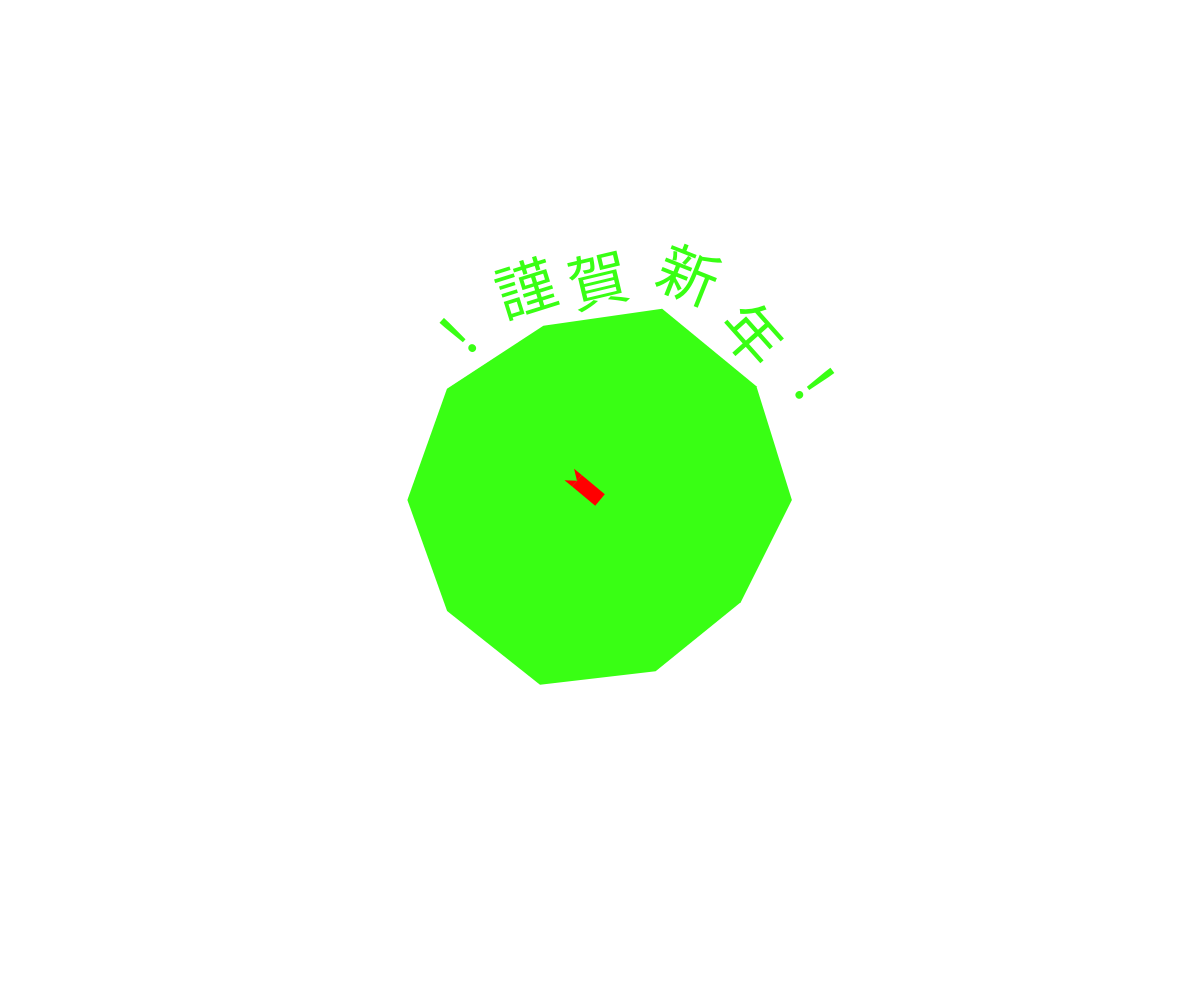
Frame 1 (no input)
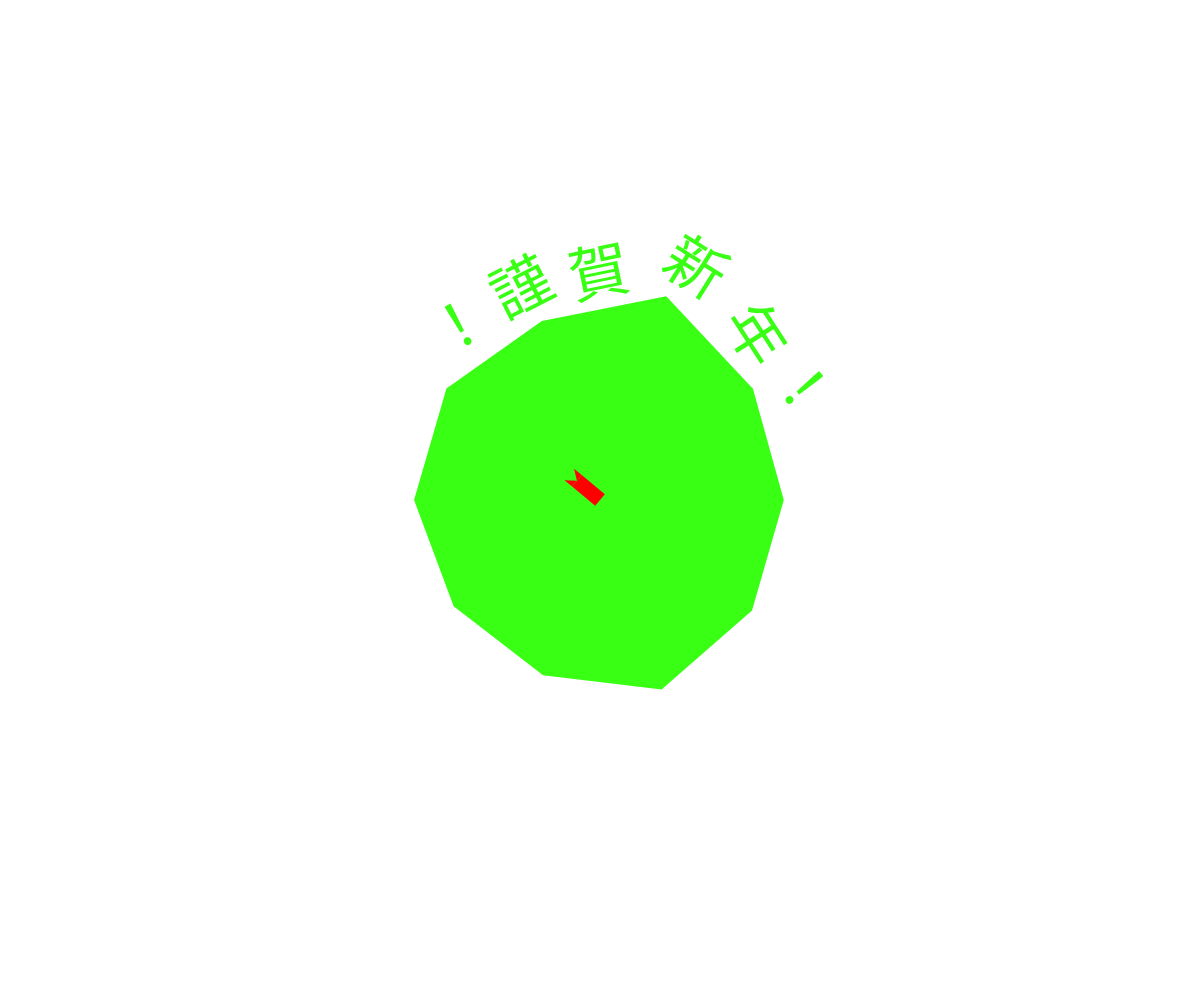
Frame 60 (no input)
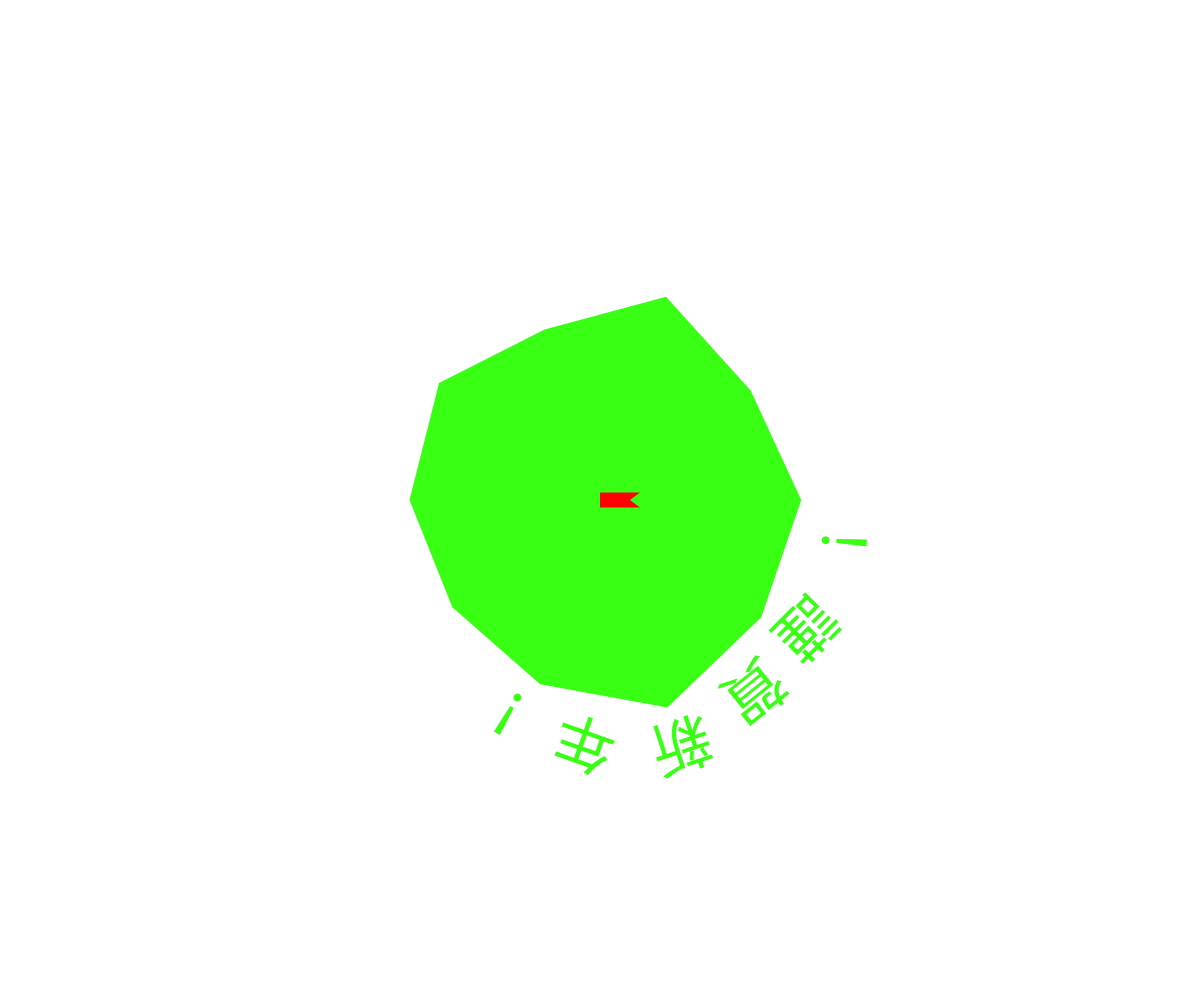
Frame 120 (the mouse pressed at the canvas centre since frame 60)

The p5.js sketch that drew these frames (run headless with seeded random() and noise() and a simulated clock; from frame 60 on, the mouse is pressed at the canvas centre):

// p5.js sketch
// ── sketch.js
let centreX, centreY, r;
let rNoise;

// 线段数量
let segments = 10;

let txt = "！謹賀新年！";
let textRadius; // 文字路径的半径

  
function setup() {
  // 创建画布
  createCanvas(windowWidth, windowHeight);

  // 画布中心
  centreX = windowWidth / 2;
  centreY = windowHeight / 2;

  // 设置半径和噪声半径
  r = 150;
  rNoise = 80;

  // 文字路径半径比形状半径更大
  textRadius = r + 18;

  // 设置文本字体和大小
  textFont('Helvetica');
  textSize(60);
}

function draw() {
  // 白色背景
  background(255);
  
   // 动态调整噪音半径（通过正弦波动来模拟大小变化）

  let noiseAmplitude = 100; // 噪音幅度

  let noiseSpeed = 0.001; // 噪音变化速度

  rNoise = 80 + noiseAmplitude * sin(frameCount * noiseSpeed)

  // 设置填充背景并去掉边框
  fill(57, 255, 20);
  noStroke();

  // 开始绘制形状
  beginShape();
  for (let i = 0; i < segments; i++) {
    let p = shapeNoise(i / segments);
    vertex(p.x, p.y);
  }
  endShape(CLOSE); // 结束形状绘制

  // 绘制蛇的舌头
  drawSnakeTongue();

  // 绘制环绕绿色图形的文字
  let txtPos = atan2(mouseY - centreY, mouseX - centreX) / TWO_PI;
  let txtWid = 1 / (textRadius * TWO_PI);

  for (let j = 0; j < txt.length; j++) {
    let charWidth = textWidth(txt.charAt(j));
    txtPos += charWidth / 2 * txtWid;

    let leftP = shapeNoiseWithRadius(txtPos - 0.01, textRadius);
    let rightP = shapeNoiseWithRadius(txtPos + 0.01, textRadius);
    let angle = atan2(leftP.y - rightP.y, leftP.x - rightP.x) + PI;

    push();
    let p = shapeNoiseWithRadius(txtPos, textRadius);
    translate(p.x, p.y);
    rotate(angle);
    translate(-p.x, -p.y);

    text(txt.charAt(j), p.x - charWidth / 2, p.y);
    pop();

    txtPos += charWidth / 2 * txtWid;
  }
}

function drawSnakeTongue() {
  // 计算舌头方向，指向鼠标
  let tongueAngle = atan2(mouseY - centreY, mouseX - centreX);

  // 舌头主干长度和宽度
  let tongueLength = 30;
  let tongueWidth = 15;

  // 舌尖分叉的参数
  let forkLength = 10; // 分叉长度
  let forkWidth = 15; // 分叉宽度

  // 舌头的起点
  let startX = centreX;
  let startY = centreY;

  // 舌头的主干终点
  let endX = startX + tongueLength * cos(tongueAngle);
  let endY = startY + tongueLength * sin(tongueAngle);

  push();
  translate(startX, startY);
  rotate(tongueAngle);

  // 设置舌头颜色
  fill(255, 0, 0);
  noStroke();

  // 绘制舌头主干
  rect(0, -tongueWidth / 2, tongueLength, tongueWidth);

  // 绘制舌头分叉（两个三角形）
  beginShape();
  vertex(tongueLength, -tongueWidth / 2);
  vertex(tongueLength + forkLength, -forkWidth / 2);
  vertex(tongueLength, 0);
  endShape(CLOSE);

  beginShape();
  vertex(tongueLength, 0);
  vertex(tongueLength + forkLength, forkWidth / 2);
  vertex(tongueLength, tongueWidth / 2);
  endShape(CLOSE);

  pop();
}

function shapeNoise(n) {
  let noiseScale = 1.5;
  let angle = n * TWO_PI;

  let noiseValue = noise(
    noiseScale * cos(angle) + noiseScale,
    noiseScale * sin(angle) + noiseScale,
    frameCount / 100
  );

  let radius = r + rNoise * noiseValue;

  return {
    x: radius * cos(angle) + centreX,
    y: radius * sin(angle) + centreY,
  };
}

function shapeNoiseWithRadius(n, radius) {
  let noiseScale = 1.5;
  let angle = n * TWO_PI;

  let noiseValue = noise(
    noiseScale * cos(angle) + noiseScale,
    noiseScale * sin(angle) + noiseScale,
    frameCount / 100
  );

  radius = radius + rNoise * noiseValue;

  return {
    x: radius * cos(angle) + centreX,
    y: radius * sin(angle) + centreY,
  };
}

function windowResized() {
  resizeCanvas(windowWidth, windowHeight);
  centreX = windowWidth / 2;
  centreY = windowHeight / 2;
}
